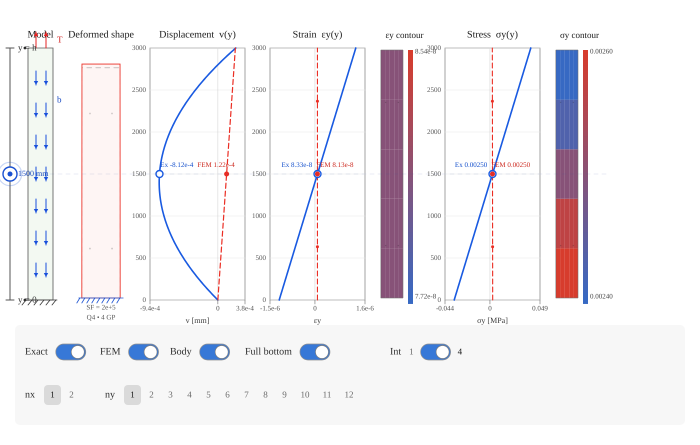
Frame 1 (no input)
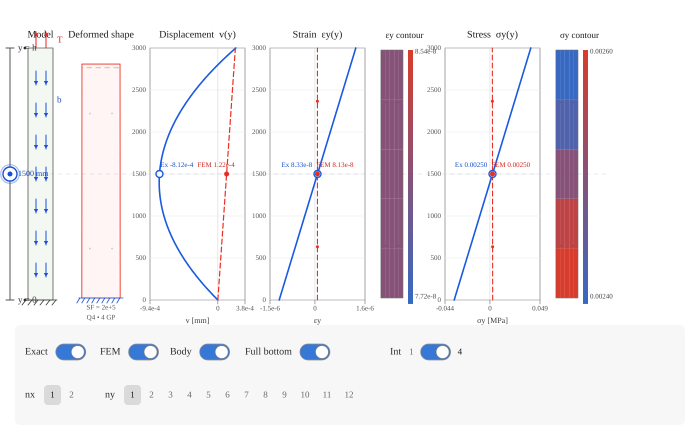
Frame 60 (no input)
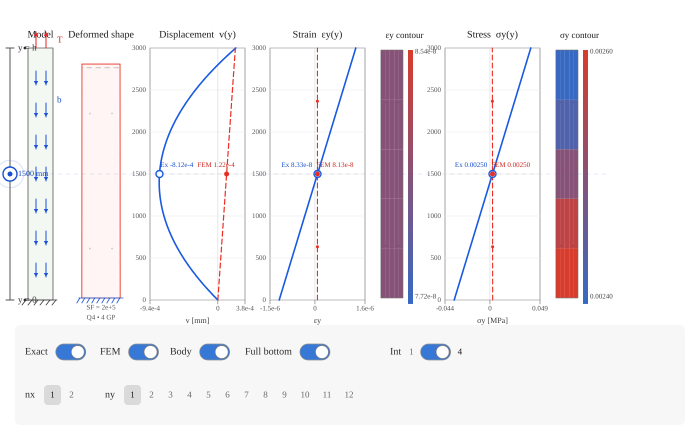
Frame 120 (the mouse pressed at the canvas centre since frame 60)

The p5.js sketch that drew these frames (run headless with seeded random() and noise() and a simulated clock; from frame 60 on, the mouse is pressed at the canvas centre):

// p5.js sketch
// ── sketch.js
// ============================================================
// INTERACTIVE Q4 PLATE — COMPACT 700 px VERSION
//
// Exact 1D comparison + Q4 FEM
// 1 / 4 Gauss-point toggle
// Strain / stress contours
// Pulsating height slider
// ============================================================


// ============================================================
// CANVAS
// ============================================================

const W = 700;
const H = 445;


// ============================================================
// TYPOGRAPHY
// ============================================================

const FS_BASE  = 10;
const FS_SMALL = 9;
const FS_TINY  = 8;
const FS_XTINY = 7;


// ============================================================
// GEOMETRY / MATERIAL / LOAD
// ============================================================

const w = 500;
const h = 3000;
const thickness = 300;

const E = 3e4;
const nu = 0.3;

const Ts = 0.04;
const bodyForceValue = -2.5e-5;


// ============================================================
// DISPLAY STATE
// ============================================================

let showExact = true;
let showFEM = true;
let bodyForceOn = true;

let fullBottomFixed = true;


// ============================================================
// INTEGRATION
//
// 4 = standard 2 x 2 integration
// 1 = one-point reduced integration
// ============================================================

let integrationPoints = 4;


// Small stabilization for the one-point Q4.
// The displayed stress/strain point remains the
// single centre Gauss point.

const hourglassAlpha = 0.03;


// ============================================================
// MESH
// ============================================================

let nx = 1;
let ny = 1;

const nxOptions = [
  1,
  2
];

const nyOptions = [
  1, 2, 3, 4, 5, 6,
  7, 8, 9, 10, 11, 12
];

let femData;


// ============================================================
// HEIGHT SLIDER
// ============================================================

let currentY = 1500;

let sliderDragging = false;


// ============================================================
// COMPACT 700 px LAYOUT
// ============================================================

const graphTop = 48;
const graphBottom = 300;

const sliderX = 10;


// model

const plateX = 28;
const plateW = 25;


// deformed shape

const defTileX = 66;
const defTileW = 70;


// plots

const uPlotX = 150;

const epsPlotX = 270;
const epsContourX = 377;

const sigmaPlotX = 445;
const sigmaContourX = 552;


const plotW = 95;
const contourW = 55;


// ============================================================
// CONTROLS
// ============================================================

const controlsX = 15;
const controlsY = 325;
const controlsW = W - 30;
const controlsH = 100;

let controlHits = [];


// ============================================================
// VISUAL DEFORMATION SCALE
// ============================================================

const deformationScale = 2e5;


// ============================================================
// SETUP
// ============================================================

function setup() {

  createCanvas(
    W,
    H
  );

  pixelDensity(2);

  textFont("Anaheim");

  updateFEM();
}


// ============================================================
// DRAW
// ============================================================

function draw() {

  background(255);


  const exactV =
    displacementExact(
      currentY
    );


  const exactEps =
    strainExact(
      currentY
    );


  const exactSigma =
    stressExact(
      currentY
    );


  const femCurrent =
    getFEMValueAt(
      currentY
    );


  drawLoadingSchematic();

  drawVerticalSlider();

  drawDeformedShape();


  // ----------------------------------------------------------
  // displacement
  // ----------------------------------------------------------

  drawGraph(

    uPlotX,

    "Displacement  v(y)",

    "v [mm]",

    displacementExact,

    getCombinedRange(
      displacementExact,
      "v"
    ),

    exactV,

    femCurrent.v,

    "v"
  );


  // ----------------------------------------------------------
  // strain
  // ----------------------------------------------------------

  drawGraph(

    epsPlotX,

    "Strain  εy(y)",

    "εy",

    strainExact,

    getCombinedRange(
      strainExact,
      "eps"
    ),

    exactEps,

    femCurrent.eps,

    "eps"
  );


  drawGaussContourTile(

    epsContourX,

    "εy contour",

    "eps"
  );


  // ----------------------------------------------------------
  // stress
  // ----------------------------------------------------------

  drawGraph(

    sigmaPlotX,

    "Stress  σy(y)",

    "σy [MPa]",

    stressExact,

    getCombinedRange(
      stressExact,
      "sigma"
    ),

    exactSigma,

    femCurrent.sigma,

    "sigma"
  );


  drawGaussContourTile(

    sigmaContourX,

    "σy contour",

    "sigma"
  );


  drawCurrentHeightGuide();

  drawControls();
}


// ============================================================
// FONT
// ============================================================

function fontSize(s) {

  textFont("Anaheim");

  textSize(s);
}


// ============================================================
// EXACT 1D SOLUTION
// ============================================================

function getBodyForce() {

  return bodyForceOn
    ? bodyForceValue
    : 0;
}


function displacementExact(y) {

  const b =
    getBodyForce();


  return (

    -(b / (2 * E))
    *
    y
    *
    y

    +

    (
      (Ts + b * h)
      /
      E
    )
    *
    y
  );
}


function strainExact(y) {

  const b =
    getBodyForce();


  return (

    -(b / E)
    *
    y

    +

    (Ts + b * h)
    /
    E
  );
}


function stressExact(y) {

  const b =
    getBodyForce();


  return (

    -b
    *
    y

    +

    Ts

    +

    b
    *
    h
  );
}


// ============================================================
// UPDATE FEM
// ============================================================

function updateFEM() {

  femData =
    solveQ4(
      nx,
      ny,
      integrationPoints
    );


  femData.centerline =
    buildCenterlineData(
      femData,
      240
    );
}


// ============================================================
// GENERATE Q4 MESH
// ============================================================

function generateMesh(
  nxRequested,
  nyRequested
) {

  const coords = [];


  // ----------------------------------------------------------
  // nodes
  // ----------------------------------------------------------

  for (
    let j = 0;
    j <= nyRequested;
    j++
  ) {

    for (
      let i = 0;
      i <= nxRequested;
      i++
    ) {

      coords.push([

        w *
        i /
        nxRequested,

        h *
        j /
        nyRequested
      ]);
    }
  }


  // ----------------------------------------------------------
  // connectivity
  //
  //        n4 ------- n3
  //        |           |
  //        |           |
  //        n1 ------- n2
  //
  // Q4 = [n1 n2 n3 n4]
  // ----------------------------------------------------------

  const elements = [];


  for (
    let j = 0;
    j < nyRequested;
    j++
  ) {

    for (
      let i = 0;
      i < nxRequested;
      i++
    ) {

      const n1 =
        j
        *
        (
          nxRequested + 1
        )
        +
        i;


      const n2 =
        n1 + 1;


      const n4 =
        (
          j + 1
        )
        *
        (
          nxRequested + 1
        )
        +
        i;


      const n3 =
        n4 + 1;


      elements.push([
        n1,
        n2,
        n3,
        n4
      ]);
    }
  }


  // ----------------------------------------------------------
  // boundary nodes
  // ----------------------------------------------------------

  const bottomNodes = [];

  const topNodes = [];


  for (
    let n = 0;
    n < coords.length;
    n++
  ) {

    if (
      Math.abs(
        coords[n][1]
      )
      <
      1e-9
    ) {

      bottomNodes.push(n);
    }


    if (
      Math.abs(
        coords[n][1] - h
      )
      <
      1e-9
    ) {

      topNodes.push(n);
    }
  }


  bottomNodes.sort(
    (a, b) =>
      coords[a][0]
      -
      coords[b][0]
  );


  topNodes.sort(
    (a, b) =>
      coords[a][0]
      -
      coords[b][0]
  );


  return {

    coords,

    elements,

    bottomNodes,

    topNodes,

    nx:
      nxRequested,

    ny:
      nyRequested
  };
}


// ============================================================
// INTEGRATION RULE
// ============================================================

function selectedIntegrationRule(
  nInt
) {

  // ----------------------------------------------------------
  // ONE POINT
  //
  // xi = 0
  // eta = 0
  // weight = 4
  // ----------------------------------------------------------

  if (
    nInt === 1
  ) {

    return [

      {
        xi: 0,
        eta: 0,
        weight: 4
      }
    ];
  }


  // ----------------------------------------------------------
  // FOUR POINTS
  // ----------------------------------------------------------

  const g =
    1 /
    Math.sqrt(3);


  return [

    {
      xi: -g,
      eta: -g,
      weight: 1
    },

    {
      xi: g,
      eta: -g,
      weight: 1
    },

    {
      xi: g,
      eta: g,
      weight: 1
    },

    {
      xi: -g,
      eta: g,
      weight: 1
    }
  ];
}


function fullIntegrationRule() {

  const g =
    1 /
    Math.sqrt(3);


  return [

    {
      xi: -g,
      eta: -g,
      weight: 1
    },

    {
      xi: g,
      eta: -g,
      weight: 1
    },

    {
      xi: g,
      eta: g,
      weight: 1
    },

    {
      xi: -g,
      eta: g,
      weight: 1
    }
  ];
}


// ============================================================
// Q4 SOLVER
// ============================================================

function solveQ4(
  nxRequested,
  nyRequested,
  nInt
) {

  const mesh =
    generateMesh(
      nxRequested,
      nyRequested
    );


  const coords =
    mesh.coords;


  const elements =
    mesh.elements;


  const nNodes =
    coords.length;


  const ndof =
    2 *
    nNodes;


  // ----------------------------------------------------------
  // global matrices
  // ----------------------------------------------------------

  const K =
    zerosMatrix(
      ndof,
      ndof
    );


  const Fb =
    new Array(
      ndof
    ).fill(0);


  const Fp =
    new Array(
      ndof
    ).fill(0);


  // ==========================================================
  // PLANE STRESS MATRIX
  // ==========================================================

  const cD =
    E
    /
    (
      1
      -
      nu * nu
    );


  const D = [

    [
      cD,
      cD * nu,
      0
    ],

    [
      cD * nu,
      cD,
      0
    ],

    [
      0,
      0,
      cD * (1 - nu) / 2
    ]
  ];


  const rule =
    selectedIntegrationRule(
      nInt
    );


  const bGlobal = [
    0,
    getBodyForce()
  ];


  // ==========================================================
  // ELEMENT LOOP
  // ==========================================================

  for (
    let e = 0;
    e < elements.length;
    e++
  ) {

    const nodes =
      elements[e];


    const xy =
      nodes.map(
        n =>
          coords[n]
      );


    const ke =
      zerosMatrix(
        8,
        8
      );


    const fbe =
      new Array(
        8
      ).fill(0);


    // --------------------------------------------------------
    // selected numerical integration
    // --------------------------------------------------------

    for (
      const gp
      of rule
    ) {

      const q =
        q4Kinematics(
          xy,
          gp.xi,
          gp.eta
        );


      // stiffness

      const BtDB =
        matMul(

          transpose(
            q.B
          ),

          matMul(
            D,
            q.B
          )
        );


      addScaledMatrix(

        ke,

        BtDB,

        thickness
        *
        q.detJ
        *
        gp.weight
      );


      // body force

      const fbGP =
        matVec(

          transpose(
            q.Nmat
          ),

          bGlobal
        );


      for (
        let a = 0;
        a < 8;
        a++
      ) {

        fbe[a] +=

          thickness
          *
          q.detJ
          *
          gp.weight
          *
          fbGP[a];
      }
    }


    // ========================================================
    // HOURGLASS STABILIZATION
    // ========================================================

    if (
      nInt === 1
    ) {

      const keReduced =
        copyMatrix(
          ke
        );


      const keFull =
        q4ElementStiffnessWithRule(

          xy,

          D,

          fullIntegrationRule()
        );


      for (
        let i = 0;
        i < 8;
        i++
      ) {

        for (
          let j = 0;
          j < 8;
          j++
        ) {

          ke[i][j] =

            keReduced[i][j]

            +

            hourglassAlpha

            *

            (
              keFull[i][j]
              -
              keReduced[i][j]
            );
        }
      }
    }


    // --------------------------------------------------------
    // assembly
    // --------------------------------------------------------

    const edof =
      elementDofsQ4(
        nodes
      );


    assembleMatrix(
      K,
      ke,
      edof
    );


    assembleVector(
      Fb,
      fbe,
      edof
    );
  }


  // ==========================================================
  // TOP SURFACE TRACTION
  // ==========================================================

  for (
    let i = 0;
    i < mesh.topNodes.length - 1;
    i++
  ) {

    const n1 =
      mesh.topNodes[i];


    const n2 =
      mesh.topNodes[i + 1];


    const p1 =
      coords[n1];


    const p2 =
      coords[n2];


    const Le =
      Math.hypot(

        p2[0] - p1[0],

        p2[1] - p1[1]
      );


    const fn =

      Ts
      *
      thickness
      *
      Le
      /
      2;


    assembleVector(

      Fp,

      [
        0,
        fn,
        0,
        fn
      ],

      [
        2 * n1,
        2 * n1 + 1,
        2 * n2,
        2 * n2 + 1
      ]
    );
  }


  // ==========================================================
  // TOTAL LOAD
  // ==========================================================

  const F =
    Fb.map(
      (
        value,
        i
      ) =>
        value
        +
        Fp[i]
    );


  // ==========================================================
  // BOUNDARY CONDITIONS
  // ==========================================================

  const BCy =
    mesh.bottomNodes.slice();


  let BCx;


  if (
    fullBottomFixed
  ) {

    BCx =
      mesh.bottomNodes.slice();
  }


  else {

    let anchor =
      mesh.bottomNodes[0];


    let best =
      Math.abs(
        coords[anchor][0]
        -
        w / 2
      );


    for (
      const n
      of mesh.bottomNodes
    ) {

      const error =
        Math.abs(
          coords[n][0]
          -
          w / 2
        );


      if (
        error < best
      ) {

        best =
          error;


        anchor =
          n;
      }
    }


    BCx = [
      anchor
    ];
  }


  // ----------------------------------------------------------
  // fixed DOFs
  // ----------------------------------------------------------

  const fixed = [];


  for (
    const n
    of BCx
  ) {

    fixed.push(
      2 * n
    );
  }


  for (
    const n
    of BCy
  ) {

    fixed.push(
      2 * n + 1
    );
  }


  const fixedUnique =
    Array.from(
      new Set(
        fixed
      )
    )
    .sort(
      (a, b) =>
        a - b
    );


  const fixedSet =
    new Set(
      fixedUnique
    );


  const free = [];


  for (
    let i = 0;
    i < ndof;
    i++
  ) {

    if (
      !fixedSet.has(i)
    ) {

      free.push(i);
    }
  }


  // ==========================================================
  // REDUCED SYSTEM
  // ==========================================================

  const KR =
    zerosMatrix(
      free.length,
      free.length
    );


  const FR =
    new Array(
      free.length
    ).fill(0);


  for (
    let i = 0;
    i < free.length;
    i++
  ) {

    FR[i] =
      F[
        free[i]
      ];


    for (
      let j = 0;
      j < free.length;
      j++
    ) {

      KR[i][j] =
        K[
          free[i]
        ][
          free[j]
        ];
    }
  }


  // ==========================================================
  // SOLVE
  // ==========================================================

  const dFree =
    solveLinearSystem(
      KR,
      FR
    );


  const d =
    new Array(
      ndof
    ).fill(0);


  for (
    let i = 0;
    i < free.length;
    i++
  ) {

    d[
      free[i]
    ] =
      dFree[i];
  }


  // ==========================================================
  // REACTIONS
  // ==========================================================

  const R =
    matVec(
      K,
      d
    )
    .map(
      (
        value,
        i
      ) =>
        value
        -
        F[i]
    );


  // ==========================================================
  // GAUSS-POINT RESULTS
  // ==========================================================

  const gaussResults = [];


  for (
    let e = 0;
    e < elements.length;
    e++
  ) {

    const nodes =
      elements[e];


    const xy =
      nodes.map(
        n =>
          coords[n]
      );


    const edof =
      elementDofsQ4(
        nodes
      );


    const de =
      edof.map(
        k =>
          d[k]
      );


    const points = [];


    for (
      const gp
      of rule
    ) {

      const q =
        q4Kinematics(
          xy,
          gp.xi,
          gp.eta
        );


      const strain =
        matVec(
          q.B,
          de
        );


      const stress =
        matVec(
          D,
          strain
        );


      const pos =
        naturalPointQ4(
          xy,
          gp.xi,
          gp.eta
        );


      points.push({

        xi:
          gp.xi,

        eta:
          gp.eta,

        x:
          pos[0],

        y:
          pos[1],

        eps:
          strain[1],

        sigma:
          stress[1]
      });
    }


    gaussResults.push(
      points
    );
  }


  return {

    ...mesh,

    nNodes,

    ndof,

    D,

    K,

    Fb,

    Fp,

    F,

    d,

    R,

    BCx,

    BCy,

    fixed:
      fixedUnique,

    free,

    integrationPoints:
      nInt,

    gaussResults
  };
}


// ============================================================
// ELEMENT STIFFNESS FOR SPECIFIED RULE
// ============================================================

function q4ElementStiffnessWithRule(
  xy,
  D,
  rule
) {

  const ke =
    zerosMatrix(
      8,
      8
    );


  for (
    const gp
    of rule
  ) {

    const q =
      q4Kinematics(
        xy,
        gp.xi,
        gp.eta
      );


    const BtDB =
      matMul(

        transpose(
          q.B
        ),

        matMul(
          D,
          q.B
        )
      );


    addScaledMatrix(

      ke,

      BtDB,

      thickness
      *
      q.detJ
      *
      gp.weight
    );
  }


  return ke;
}


// ============================================================
// Q4 KINEMATICS
// ============================================================

function q4Kinematics(
  xy,
  xi,
  eta
) {

  // ----------------------------------------------------------
  // shape functions
  // ----------------------------------------------------------

  const N = [

    0.25
    *
    (1 - xi)
    *
    (1 - eta),

    0.25
    *
    (1 + xi)
    *
    (1 - eta),

    0.25
    *
    (1 + xi)
    *
    (1 + eta),

    0.25
    *
    (1 - xi)
    *
    (1 + eta)
  ];


  // ----------------------------------------------------------
  // dN / dxi
  // ----------------------------------------------------------

  const dNdxi = [

    -0.25
    *
    (1 - eta),

    0.25
    *
    (1 - eta),

    0.25
    *
    (1 + eta),

    -0.25
    *
    (1 + eta)
  ];


  // ----------------------------------------------------------
  // dN / deta
  // ----------------------------------------------------------

  const dNdeta = [

    -0.25
    *
    (1 - xi),

    -0.25
    *
    (1 + xi),

    0.25
    *
    (1 + xi),

    0.25
    *
    (1 - xi)
  ];


  // ----------------------------------------------------------
  // Jacobian
  // ----------------------------------------------------------

  let dx_dxi = 0;

  let dy_dxi = 0;

  let dx_deta = 0;

  let dy_deta = 0;


  for (
    let i = 0;
    i < 4;
    i++
  ) {

    dx_dxi +=
      dNdxi[i]
      *
      xy[i][0];


    dy_dxi +=
      dNdxi[i]
      *
      xy[i][1];


    dx_deta +=
      dNdeta[i]
      *
      xy[i][0];


    dy_deta +=
      dNdeta[i]
      *
      xy[i][1];
  }


  const J = [

    [
      dx_dxi,
      dy_dxi
    ],

    [
      dx_deta,
      dy_deta
    ]
  ];


  const detJ =

    J[0][0]
    *
    J[1][1]

    -

    J[0][1]
    *
    J[1][0];


  if (
    detJ <= 0
  ) {

    throw new Error(
      "Q4 element has non-positive Jacobian."
    );
  }


  // ----------------------------------------------------------
  // inverse Jacobian
  // ----------------------------------------------------------

  const invJ = [

    [
      J[1][1] / detJ,
      -J[0][1] / detJ
    ],

    [
      -J[1][0] / detJ,
      J[0][0] / detJ
    ]
  ];


  // ----------------------------------------------------------
  // derivatives wrt x,y
  // ----------------------------------------------------------

  const dNdx =
    new Array(4);


  const dNdy =
    new Array(4);


  for (
    let i = 0;
    i < 4;
    i++
  ) {

    dNdx[i] =

      invJ[0][0]
      *
      dNdxi[i]

      +

      invJ[0][1]
      *
      dNdeta[i];


    dNdy[i] =

      invJ[1][0]
      *
      dNdxi[i]

      +

      invJ[1][1]
      *
      dNdeta[i];
  }


  // ----------------------------------------------------------
  // B and N matrices
  // ----------------------------------------------------------

  const B =
    zerosMatrix(
      3,
      8
    );


  const Nmat =
    zerosMatrix(
      2,
      8
    );


  for (
    let i = 0;
    i < 4;
    i++
  ) {

    B[0][
      2 * i
    ] =
      dNdx[i];


    B[1][
      2 * i + 1
    ] =
      dNdy[i];


    B[2][
      2 * i
    ] =
      dNdy[i];


    B[2][
      2 * i + 1
    ] =
      dNdx[i];


    Nmat[0][
      2 * i
    ] =
      N[i];


    Nmat[1][
      2 * i + 1
    ] =
      N[i];
  }


  return {

    N,

    Nmat,

    B,

    J,

    detJ,

    dNdx,

    dNdy
  };
}


// ============================================================
// NATURAL -> GLOBAL COORDINATE
// ============================================================

function naturalPointQ4(
  xy,
  xi,
  eta
) {

  const q =
    q4Kinematics(
      xy,
      xi,
      eta
    );


  let x = 0;

  let y = 0;


  for (
    let a = 0;
    a < 4;
    a++
  ) {

    x +=
      q.N[a]
      *
      xy[a][0];


    y +=
      q.N[a]
      *
      xy[a][1];
  }


  return [
    x,
    y
  ];
}


// ============================================================
// ELEMENT DOFs
// ============================================================

function elementDofsQ4(
  nodes
) {

  return [

    2 * nodes[0],
    2 * nodes[0] + 1,

    2 * nodes[1],
    2 * nodes[1] + 1,

    2 * nodes[2],
    2 * nodes[2] + 1,

    2 * nodes[3],
    2 * nodes[3] + 1
  ];
}


// ============================================================
// MATRIX FUNCTIONS
// ============================================================

function zerosMatrix(
  rows,
  cols
) {

  return Array.from(

    {
      length:
        rows
    },

    () =>
      new Array(
        cols
      ).fill(0)
  );
}


function copyMatrix(A) {

  return A.map(
    row =>
      row.slice()
  );
}


function transpose(A) {

  const T =
    zerosMatrix(
      A[0].length,
      A.length
    );


  for (
    let i = 0;
    i < A.length;
    i++
  ) {

    for (
      let j = 0;
      j < A[0].length;
      j++
    ) {

      T[j][i] =
        A[i][j];
    }
  }


  return T;
}


function matMul(
  A,
  B
) {

  const C =
    zerosMatrix(
      A.length,
      B[0].length
    );


  for (
    let i = 0;
    i < A.length;
    i++
  ) {

    for (
      let k = 0;
      k < A[0].length;
      k++
    ) {

      const aik =
        A[i][k];


      if (
        aik === 0
      ) {

        continue;
      }


      for (
        let j = 0;
        j < B[0].length;
        j++
      ) {

        C[i][j] +=
          aik
          *
          B[k][j];
      }
    }
  }


  return C;
}


function matVec(
  A,
  x
) {

  const y =
    new Array(
      A.length
    ).fill(0);


  for (
    let i = 0;
    i < A.length;
    i++
  ) {

    let sum = 0;


    for (
      let j = 0;
      j < A[i].length;
      j++
    ) {

      sum +=
        A[i][j]
        *
        x[j];
    }


    y[i] =
      sum;
  }


  return y;
}


// NOTE:
// parameter is called multiplier rather than "scale"
// because scale() is a p5.js function.

function addScaledMatrix(
  A,
  B,
  multiplier
) {

  for (
    let i = 0;
    i < A.length;
    i++
  ) {

    for (
      let j = 0;
      j < A[0].length;
      j++
    ) {

      A[i][j] +=
        multiplier
        *
        B[i][j];
    }
  }
}


function assembleMatrix(
  K,
  ke,
  dof
) {

  for (
    let i = 0;
    i < dof.length;
    i++
  ) {

    for (
      let j = 0;
      j < dof.length;
      j++
    ) {

      K[
        dof[i]
      ][
        dof[j]
      ] +=
        ke[i][j];
    }
  }
}


function assembleVector(
  F,
  fe,
  dof
) {

  for (
    let i = 0;
    i < dof.length;
    i++
  ) {

    F[
      dof[i]
    ] +=
      fe[i];
  }
}


// ============================================================
// LINEAR SOLVER
// ============================================================

function solveLinearSystem(
  matrix,
  vector
) {

  const n =
    vector.length;


  if (
    n === 0
  ) {

    return [];
  }


  const A =
    matrix.map(
      row =>
        row.slice()
    );


  const b =
    vector.slice();


  // ----------------------------------------------------------
  // Gaussian elimination with pivoting
  // ----------------------------------------------------------

  for (
    let k = 0;
    k < n;
    k++
  ) {

    let pivot =
      k;


    for (
      let i = k + 1;
      i < n;
      i++
    ) {

      if (

        Math.abs(
          A[i][k]
        )

        >

        Math.abs(
          A[pivot][k]
        )

      ) {

        pivot =
          i;
      }
    }


    if (
      Math.abs(
        A[pivot][k]
      )
      <
      1e-12
    ) {

      throw new Error(
        "Singular stiffness matrix. Check BCs / integration."
      );
    }


    if (
      pivot !== k
    ) {

      [
        A[k],
        A[pivot]
      ]
      =
      [
        A[pivot],
        A[k]
      ];


      [
        b[k],
        b[pivot]
      ]
      =
      [
        b[pivot],
        b[k]
      ];
    }


    for (
      let i = k + 1;
      i < n;
      i++
    ) {

      const factor =
        A[i][k]
        /
        A[k][k];


      for (
        let j = k;
        j < n;
        j++
      ) {

        A[i][j] -=
          factor
          *
          A[k][j];
      }


      b[i] -=
        factor
        *
        b[k];
    }
  }


  // ----------------------------------------------------------
  // back substitution
  // ----------------------------------------------------------

  const x =
    new Array(
      n
    ).fill(0);


  for (
    let i = n - 1;
    i >= 0;
    i--
  ) {

    let sum =
      b[i];


    for (
      let j = i + 1;
      j < n;
      j++
    ) {

      sum -=
        A[i][j]
        *
        x[j];
    }


    x[i] =
      sum
      /
      A[i][i];
  }


  return x;
}


// ============================================================
// CENTRELINE DATA
// ============================================================

function buildCenterlineData(
  fem,
  nSamples
) {

  const ys = [];

  const v = [];

  const eps = [];

  const sigma = [];

  const eid = [];


  for (
    let i = 0;
    i <= nSamples;
    i++
  ) {

    const y =
      h
      *
      i
      /
      nSamples;


    const q =
      getFEMValueAtModel(
        fem,
        y
      );


    ys.push(y);

    v.push(
      q.v
    );

    eps.push(
      q.eps
    );

    sigma.push(
      q.sigma
    );

    eid.push(
      q.eid
    );
  }


  return {

    ys,

    v,

    eps,

    sigma,

    eid
  };
}


// ============================================================
// FEM VALUE AT HEIGHT
// ============================================================

function getFEMValueAt(y) {

  return getFEMValueAtModel(
    femData,
    y
  );
}


// ============================================================
// FEM VALUE AT HEIGHT
//
// displacement:
//     N d
//
// strain / stress:
//     recovered from selected Gauss points
// ============================================================

function getFEMValueAtModel(
  fem,
  y
) {

  // Slight right offset when nx = 2

  let x =
    w / 2
    +
    1e-8
    *
    w;


  x =
    constrain(
      x,
      1e-9,
      w - 1e-9
    );


  const yy =
    constrain(
      y,
      1e-9 * h,
      h - 1e-9 * h
    );


  const dx =
    w
    /
    fem.nx;


  const dy =
    h
    /
    fem.ny;


  let i =
    Math.floor(
      x / dx
    );


  let j =
    Math.floor(
      yy / dy
    );


  i =
    constrain(
      i,
      0,
      fem.nx - 1
    );


  j =
    constrain(
      j,
      0,
      fem.ny - 1
    );


  const eid =
    j
    *
    fem.nx
    +
    i;


  const nodes =
    fem.elements[
      eid
    ];


  const xy =
    nodes.map(
      n =>
        fem.coords[n]
    );


  const xLeft =
    i
    *
    dx;


  const yBottom =
    j
    *
    dy;


  const xi =

    2
    *
    (
      x - xLeft
    )
    /
    dx

    -

    1;


  const eta =

    2
    *
    (
      yy - yBottom
    )
    /
    dy

    -

    1;


  const edof =
    elementDofsQ4(
      nodes
    );


  const de =
    edof.map(
      k =>
        fem.d[k]
    );


  // ----------------------------------------------------------
  // displacement
  // ----------------------------------------------------------

  const q =
    q4Kinematics(
      xy,
      xi,
      eta
    );


  const displacement =
    matVec(
      q.Nmat,
      de
    );


  // ----------------------------------------------------------
  // stress / strain recovered from active Gauss data
  // ----------------------------------------------------------

  const eps =
    recoverGaussField(
      fem,
      eid,
      xi,
      eta,
      "eps"
    );


  const sigma =
    recoverGaussField(
      fem,
      eid,
      xi,
      eta,
      "sigma"
    );


  return {

    u:
      displacement[0],

    v:
      displacement[1],

    eps,

    sigma,

    eid,

    xi,

    eta
  };
}


// ============================================================
// RECOVER FIELD FROM ACTIVE GAUSS POINTS
// ============================================================

function recoverGaussField(
  fem,
  eid,
  xi,
  eta,
  field
) {

  const gpData =
    fem.gaussResults[
      eid
    ];


  // ----------------------------------------------------------
  // ONE-POINT
  //
  // one value per element
  // ----------------------------------------------------------

  if (
    fem.integrationPoints === 1
  ) {

    return field === "eps"

      ? gpData[0].eps

      : gpData[0].sigma;
  }


  // ----------------------------------------------------------
  // FOUR-POINT RECOVERY
  // ----------------------------------------------------------

  const g =
    1 /
    Math.sqrt(3);


  const Lxm =
    (
      g - xi
    )
    /
    (
      2 * g
    );


  const Lxp =
    (
      g + xi
    )
    /
    (
      2 * g
    );


  const Lem =
    (
      g - eta
    )
    /
    (
      2 * g
    );


  const Lep =
    (
      g + eta
    )
    /
    (
      2 * g
    );


  const v1 =
    field === "eps"
      ? gpData[0].eps
      : gpData[0].sigma;


  const v2 =
    field === "eps"
      ? gpData[1].eps
      : gpData[1].sigma;


  const v3 =
    field === "eps"
      ? gpData[2].eps
      : gpData[2].sigma;


  const v4 =
    field === "eps"
      ? gpData[3].eps
      : gpData[3].sigma;


  return (

    v1
    *
    Lxm
    *
    Lem

    +

    v2
    *
    Lxp
    *
    Lem

    +

    v3
    *
    Lxp
    *
    Lep

    +

    v4
    *
    Lxm
    *
    Lep
  );
}


// ============================================================
// MODEL TILE
// ============================================================

function drawLoadingSchematic() {

  const top =
    graphTop;


  const bottom =
    graphBottom;


  const plateH =
    bottom
    -
    top;


  // title

  noStroke();

  fill(30);

  fontSize(
    FS_BASE
  );


  textAlign(
    CENTER,
    BOTTOM
  );


  text(
    "Model",
    plateX + plateW / 2,
    graphTop - 8
  );


  // ----------------------------------------------------------
  // plate
  // ----------------------------------------------------------

  fill(
    243,
    249,
    242
  );


  stroke(85);

  strokeWeight(
    0.8
  );


  rect(
    plateX,
    top,
    plateW,
    plateH
  );


  // ----------------------------------------------------------
  // mesh
  // ----------------------------------------------------------

  if (
    showFEM
  ) {

    for (
      let j = 0;
      j <= ny;
      j++
    ) {

      const yy =
        map(
          j,
          0,
          ny,
          bottom,
          top
        );


      stroke(
        160,
        160,
        160,
        95
      );


      strokeWeight(
        0.5
      );


      line(
        plateX,
        yy,
        plateX + plateW,
        yy
      );
    }


    for (
      let i = 1;
      i < nx;
      i++
    ) {

      const xx =
        plateX
        +
        plateW
        *
        i
        /
        nx;


      line(
        xx,
        top,
        xx,
        bottom
      );
    }


    noStroke();

    fill(40);


    for (
      let j = 0;
      j <= ny;
      j++
    ) {

      const yy =
        map(
          j,
          0,
          ny,
          bottom,
          top
        );


      circle(
        plateX - 3,
        yy,
        ny >= 10
          ? 2
          : 2.8
      );
    }
  }


  // ----------------------------------------------------------
  // body force
  // ----------------------------------------------------------

  if (
    bodyForceOn
  ) {

    for (
      let row = 0;
      row < 7;
      row++
    ) {

      const yy =
        top
        +
        30
        +
        row
        *
        (
          plateH - 60
        )
        /
        6;


      drawArrow(

        plateX + 8,
        yy - 7,

        plateX + 8,
        yy + 7,

        color(
          25,
          80,
          220
        )
      );


      drawArrow(

        plateX + 18,
        yy - 7,

        plateX + 18,
        yy + 7,

        color(
          25,
          80,
          220
        )
      );
    }


    noStroke();

    fill(
      25,
      75,
      195
    );


    fontSize(
      FS_SMALL
    );


    textAlign(
      LEFT,
      CENTER
    );


    text(
      "b",
      plateX + plateW + 4,
      top + 52
    );
  }


  // ----------------------------------------------------------
  // top traction
  // ----------------------------------------------------------

  for (
    let i = 0;
    i < 2;
    i++
  ) {

    drawArrow(

      plateX + 8 + i * 10,
      top,

      plateX + 8 + i * 10,
      top - 16,

      color(
        230,
        35,
        35
      )
    );
  }


  noStroke();

  fill(
    210,
    30,
    30
  );


  fontSize(
    FS_SMALL
  );


  textAlign(
    LEFT,
    CENTER
  );


  text(
    "T",
    plateX + plateW + 4,
    top - 8
  );


  drawSchematicSupports(
    plateX,
    bottom,
    plateW
  );
}


// ============================================================
// SCHEMATIC SUPPORTS
// ============================================================

function drawSchematicSupports(
  x0,
  y0,
  widthPx
) {

  if (
    fullBottomFixed
  ) {

    stroke(55);

    strokeWeight(
      0.8
    );


    line(
      x0 - 4,
      y0,
      x0 + widthPx + 4,
      y0
    );


    for (
      let x = -2;
      x <= widthPx + 5;
      x += 6
    ) {

      line(
        x0 + x,
        y0,
        x0 + x - 4,
        y0 + 5
      );
    }
  }


  else {

    for (
      const n
      of femData.bottomNodes
    ) {

      const xx =
        map(

          femData.coords[n][0],

          0,
          w,

          x0,
          x0 + widthPx
        );


      noFill();

      stroke(
        30,
        85,
        210
      );


      strokeWeight(
        0.7
      );


      triangle(

        xx,
        y0,

        xx - 3,
        y0 + 5,

        xx + 3,
        y0 + 5
      );
    }


    const n =
      femData.BCx[0];


    const xx =
      map(

        femData.coords[n][0],

        0,
        w,

        x0,
        x0 + widthPx
      );


    noFill();

    stroke(
      30,
      85,
      210
    );


    strokeWeight(
      1
    );


    rectMode(
      CENTER
    );


    rect(
      xx,
      y0 + 1,
      5,
      5
    );


    rectMode(
      CORNER
    );
  }
}


// ============================================================
// DEFORMED SHAPE
// ============================================================

function drawDeformedShape() {

  const left =
    defTileX;


  const right =
    defTileX
    +
    defTileW;


  noStroke();

  fill(30);

  fontSize(
    FS_BASE
  );


  textAlign(
    CENTER,
    BOTTOM
  );


  text(
    "Deformed shape",
    (left + right) / 2,
    graphTop - 8
  );


  // Do not call this "scale".
  // scale() is a p5.js function.

  const meshScale =

    (
      graphBottom
      -
      graphTop
      -
      8
    )

    /

    (
      1.06
      *
      h
    );


  const xc =
    left
    +
    defTileW / 2;


  const yBottom =
    graphBottom - 2;


  function point(
    x,
    y
  ) {

    return [

      xc
      +
      (
        x - w / 2
      )
      *
      meshScale,

      yBottom
      -
      y
      *
      meshScale
    ];
  }


  function deformedPoint(n) {

    return point(

      femData.coords[n][0]
      +
      deformationScale
      *
      femData.d[
        2 * n
      ],

      femData.coords[n][1]
      +
      deformationScale
      *
      femData.d[
        2 * n + 1
      ]
    );
  }


  // ----------------------------------------------------------
  // undeformed mesh
  // ----------------------------------------------------------

  noFill();

  stroke(
    105,
    105,
    105,
    150
  );


  strokeWeight(
    0.55
  );


  drawingContext.setLineDash(
    [
      5,
      4
    ]
  );


  for (
    const element
    of femData.elements
  ) {

    const p =
      element.map(
        n =>
          point(
            ...femData.coords[n]
          )
      );


    beginShape();


    for (
      const q
      of p
    ) {

      vertex(
        q[0],
        q[1]
      );
    }


    endShape(
      CLOSE
    );
  }


  drawingContext.setLineDash(
    []
  );


  // ----------------------------------------------------------
  // deformed mesh
  // ----------------------------------------------------------

  if (
    showFEM
  ) {

    fill(
      235,
      45,
      35,
      12
    );


    stroke(
      235,
      45,
      35
    );


    strokeWeight(
      0.85
    );


    for (
      const element
      of femData.elements
    ) {

      const p =
        element.map(
          n =>
            deformedPoint(n)
        );


      beginShape();


      for (
        const q
        of p
      ) {

        vertex(
          q[0],
          q[1]
        );
      }


      endShape(
        CLOSE
      );
    }


    drawDeformedIntegrationPoints(
      point
    );
  }


  drawDeformedSupports(
    point
  );


  noStroke();

  fill(85);

  fontSize(
    FS_XTINY
  );


  textAlign(
    CENTER,
    TOP
  );


  text(
    `SF = ${deformationScale.toExponential(0)}`,
    (left + right) / 2,
    graphBottom + 4
  );


  text(

    integrationPoints === 4

      ? "Q4 • 4 GP"

      : "Q4 • 1 GP + HG",

    (left + right) / 2,
    graphBottom + 14
  );
}


// ============================================================
// DEFORMED INTEGRATION POINTS
// ============================================================

function drawDeformedIntegrationPoints(
  point
) {

  const rule =
    selectedIntegrationRule(
      integrationPoints
    );


  push();


  noStroke();


  fill(
    55,
    55,
    55,
    60
  );


  for (
    let e = 0;
    e < femData.elements.length;
    e++
  ) {

    const nodes =
      femData.elements[e];


    const xy =
      nodes.map(
        n =>
          femData.coords[n]
      );


    const edof =
      elementDofsQ4(
        nodes
      );


    const de =
      edof.map(
        k =>
          femData.d[k]
      );


    for (
      const gp
      of rule
    ) {

      const q =
        q4Kinematics(
          xy,
          gp.xi,
          gp.eta
        );


      let xd = 0;

      let yd = 0;


      for (
        let a = 0;
        a < 4;
        a++
      ) {

        const xa =
          xy[a][0]
          +
          deformationScale
          *
          de[
            2 * a
          ];


        const ya =
          xy[a][1]
          +
          deformationScale
          *
          de[
            2 * a + 1
          ];


        xd +=
          q.N[a]
          *
          xa;


        yd +=
          q.N[a]
          *
          ya;
      }


      const p =
        point(
          xd,
          yd
        );


      circle(
        p[0],
        p[1],

        integrationPoints === 1
          ? 2.6
          : 1.8
      );
    }
  }


  pop();
}


// ============================================================
// DEFORMED SUPPORTS
// ============================================================

function drawDeformedSupports(
  point
) {

  if (
    fullBottomFixed
  ) {

    const a =
      point(
        0,
        0
      );


    const b =
      point(
        w,
        0
      );


    stroke(
      30,
      85,
      210
    );


    strokeWeight(
      0.8
    );


    line(
      a[0] - 3,
      a[1],
      b[0] + 3,
      b[1]
    );


    for (
      let xx = a[0] - 2;
      xx <= b[0] + 3;
      xx += 5
    ) {

      line(
        xx,
        a[1],
        xx - 3,
        a[1] + 5
      );
    }
  }


  else {

    for (
      const n
      of femData.BCy
    ) {

      const q =
        point(
          femData.coords[n][0],
          0
        );


      noFill();

      stroke(
        30,
        85,
        210
      );


      strokeWeight(
        0.7
      );


      triangle(

        q[0],
        q[1],

        q[0] - 3,
        q[1] + 5,

        q[0] + 3,
        q[1] + 5
      );
    }


    const n =
      femData.BCx[0];


    const q =
      point(
        femData.coords[n][0],
        0
      );


    noFill();

    stroke(
      30,
      85,
      210
    );


    strokeWeight(
      1
    );


    rectMode(
      CENTER
    );


    rect(
      q[0],
      q[1] + 1,
      5,
      5
    );


    rectMode(
      CORNER
    );
  }
}


// ============================================================
// STRAIN / STRESS CONTOUR
// ============================================================

function drawGaussContourTile(
  x0,
  title,
  field
) {

  const bodyLeft =
    x0 + 4;


  const bodyRight =
    x0 + 26;


  const bodyTop =
    graphTop + 2;


  const bodyBottom =
    graphBottom - 2;


  noStroke();

  fill(30);

  fontSize(
    FS_SMALL
  );


  textAlign(
    CENTER,
    BOTTOM
  );


  text(
    title,
    x0 + contourW / 2,
    graphTop - 8
  );


  function toScreen(
    x,
    y
  ) {

    return [

      map(
        x,
        0,
        w,
        bodyLeft,
        bodyRight
      ),

      map(
        y,
        0,
        h,
        bodyBottom,
        bodyTop
      )
    ];
  }


  // ----------------------------------------------------------
  // FEM off
  // ----------------------------------------------------------

  if (
    !showFEM
  ) {

    noFill();

    stroke(210);

    strokeWeight(
      0.5
    );


    rect(
      bodyLeft,
      bodyTop,
      bodyRight - bodyLeft,
      bodyBottom - bodyTop
    );


    noStroke();

    fill(150);

    fontSize(
      FS_XTINY
    );


    textAlign(
      CENTER,
      CENTER
    );


    text(
      "FEM off",
      x0 + contourW / 2,
      (bodyTop + bodyBottom) / 2
    );


    return;
  }


  // ----------------------------------------------------------
  // contour range
  // ----------------------------------------------------------

  const range =
    gaussFieldRange(
      field
    );


  const minV =
    range.min;


  const maxV =
    range.max;


  const nSub =
    5;


  // ----------------------------------------------------------
  // element contour
  // ----------------------------------------------------------

  noStroke();


  for (
    let e = 0;
    e < femData.elements.length;
    e++
  ) {

    const nodes =
      femData.elements[e];


    const xy =
      nodes.map(
        n =>
          femData.coords[n]
      );


    const gpData =
      femData.gaussResults[e];


    for (
      let a = 0;
      a < nSub;
      a++
    ) {

      const xi1 =
        -1
        +
        2
        *
        a
        /
        nSub;


      const xi2 =
        -1
        +
        2
        *
        (
          a + 1
        )
        /
        nSub;


      for (
        let b = 0;
        b < nSub;
        b++
      ) {

        const eta1 =
          -1
          +
          2
          *
          b
          /
          nSub;


        const eta2 =
          -1
          +
          2
          *
          (
            b + 1
          )
          /
          nSub;


        const xic =
          0.5
          *
          (
            xi1 + xi2
          );


        const etac =
          0.5
          *
          (
            eta1 + eta2
          );


        const val =
          interpolateSelectedGaussField(

            gpData,

            xic,

            etac,

            field
          );


        const p1 =
          toScreen(
            ...naturalPointQ4(
              xy,
              xi1,
              eta1
            )
          );


        const p2 =
          toScreen(
            ...naturalPointQ4(
              xy,
              xi2,
              eta1
            )
          );


        const p3 =
          toScreen(
            ...naturalPointQ4(
              xy,
              xi2,
              eta2
            )
          );


        const p4 =
          toScreen(
            ...naturalPointQ4(
              xy,
              xi1,
              eta2
            )
          );


        fill(
          fieldColour(
            val,
            minV,
            maxV
          )
        );


        quad(

          p1[0],
          p1[1],

          p2[0],
          p2[1],

          p3[0],
          p3[1],

          p4[0],
          p4[1]
        );
      }
    }
  }


  // ----------------------------------------------------------
  // element outlines
  // ----------------------------------------------------------

  noFill();

  stroke(
    70,
    70,
    70,
    80
  );


  strokeWeight(
    0.4
  );


  for (
    const element
    of femData.elements
  ) {

    beginShape();


    for (
      const n
      of element
    ) {

      const p =
        toScreen(
          femData.coords[n][0],
          femData.coords[n][1]
        );


      vertex(
        p[0],
        p[1]
      );
    }


    endShape(
      CLOSE
    );
  }


  // ----------------------------------------------------------
  // integration points
  // ----------------------------------------------------------

  noStroke();

  fill(
    20,
    20,
    20,
    55
  );


  for (
    const elemGP
    of femData.gaussResults
  ) {

    for (
      const gp
      of elemGP
    ) {

      const p =
        toScreen(
          gp.x,
          gp.y
        );


      circle(

        p[0],
        p[1],

        integrationPoints === 1
          ? 2
          : 1.4
      );
    }
  }


  // ----------------------------------------------------------
  // colour bar
  // ----------------------------------------------------------

  const cbX =
    x0 + 31;


  const cbY =
    bodyTop;


  const cbW =
    5;


  const cbH =
    bodyBottom
    -
    bodyTop;


  const nBar =
    50;


  noStroke();


  for (
    let k = 0;
    k < nBar;
    k++
  ) {

    const t =
      k
      /
      (
        nBar - 1
      );


    const val =
      maxV
      -
      t
      *
      (
        maxV - minV
      );


    fill(
      fieldColour(
        val,
        minV,
        maxV
      )
    );


    rect(
      cbX,
      cbY + t * cbH,
      cbW,
      cbH / nBar + 1
    );
  }


  fill(70);

  fontSize(
    FS_XTINY
  );


  textAlign(
    LEFT,
    TOP
  );


  text(
    formatFieldValue(
      maxV
    ),
    cbX + 7,
    cbY - 2
  );


  textAlign(
    LEFT,
    BOTTOM
  );


  text(
    formatFieldValue(
      minV
    ),
    cbX + 7,
    cbY + cbH + 2
  );


  noFill();

  stroke(120);

  strokeWeight(
    0.5
  );


  rect(
    bodyLeft,
    bodyTop,
    bodyRight - bodyLeft,
    bodyBottom - bodyTop
  );
}


// ============================================================
// INTERPOLATE ACTIVE GAUSS FIELD
// ============================================================

function interpolateSelectedGaussField(
  gpData,
  xi,
  eta,
  field
) {

  // ----------------------------------------------------------
  // one-point
  // ----------------------------------------------------------

  if (
    integrationPoints === 1
  ) {

    return field === "eps"

      ? gpData[0].eps

      : gpData[0].sigma;
  }


  // ----------------------------------------------------------
  // four-point
  // ----------------------------------------------------------

  const g =
    1
    /
    Math.sqrt(3);


  const Lxm =
    (
      g - xi
    )
    /
    (
      2 * g
    );


  const Lxp =
    (
      g + xi
    )
    /
    (
      2 * g
    );


  const Lem =
    (
      g - eta
    )
    /
    (
      2 * g
    );


  const Lep =
    (
      g + eta
    )
    /
    (
      2 * g
    );


  const v1 =
    field === "eps"
      ? gpData[0].eps
      : gpData[0].sigma;


  const v2 =
    field === "eps"
      ? gpData[1].eps
      : gpData[1].sigma;


  const v3 =
    field === "eps"
      ? gpData[2].eps
      : gpData[2].sigma;


  const v4 =
    field === "eps"
      ? gpData[3].eps
      : gpData[3].sigma;


  return (

    v1
    *
    Lxm
    *
    Lem

    +

    v2
    *
    Lxp
    *
    Lem

    +

    v3
    *
    Lxp
    *
    Lep

    +

    v4
    *
    Lxm
    *
    Lep
  );
}


// ============================================================
// CONTOUR RANGE
// ============================================================

function gaussFieldRange(
  field
) {

  let minV =
    Infinity;


  let maxV =
    -Infinity;


  for (
    const elemGP
    of femData.gaussResults
  ) {

    for (
      const p
      of elemGP
    ) {

      const value =
        field === "eps"

          ? p.eps

          : p.sigma;


      minV =
        Math.min(
          minV,
          value
        );


      maxV =
        Math.max(
          maxV,
          value
        );
    }
  }


  if (
    Math.abs(
      maxV - minV
    )
    <
    1e-14
  ) {

    const ref =
      Math.max(
        Math.abs(
          maxV
        ),
        1e-8
      );


    minV -=
      0.05 * ref;


    maxV +=
      0.05 * ref;
  }


  return {

    min:
      minV,

    max:
      maxV
  };
}


// ============================================================
// CONTOUR COLOUR
// ============================================================

function fieldColour(
  value,
  minV,
  maxV
) {

  if (
    maxV <= minV
  ) {

    return color(
      245
    );
  }


  // ----------------------------------------------------------
  // blue -> white -> red when range crosses zero
  // ----------------------------------------------------------

  if (
    minV < 0
    &&
    maxV > 0
  ) {

    if (
      value <= 0
    ) {

      const t =
        constrain(

          (
            value - minV
          )
          /
          (
            0 - minV
          ),

          0,
          1
        );


      return lerpColor(

        color(
          45,
          95,
          190
        ),

        color(
          250,
          250,
          250
        ),

        t
      );
    }


    const t =
      constrain(
        value / maxV,
        0,
        1
      );


    return lerpColor(

      color(
        250,
        250,
        250
      ),

      color(
        205,
        55,
        45
      ),

      t
    );
  }


  const t =
    constrain(

      (
        value - minV
      )
      /
      (
        maxV - minV
      ),

      0,
      1
    );


  return lerpColor(

    color(
      55,
      105,
      195
    ),

    color(
      215,
      60,
      45
    ),

    t
  );
}


// ============================================================
// PULSATING SLIDER
// ============================================================

function drawVerticalSlider() {

  const yy =
    yFromPhysicalY(
      currentY
    );


  stroke(85);

  strokeWeight(1);


  line(
    sliderX,
    graphTop,
    sliderX,
    graphBottom
  );


  line(
    sliderX - 4,
    graphTop,
    sliderX + 4,
    graphTop
  );


  line(
    sliderX - 4,
    graphBottom,
    sliderX + 4,
    graphBottom
  );


  noStroke();

  fill(55);

  fontSize(
    FS_SMALL
  );


  textAlign(
    LEFT,
    CENTER
  );


  text(
    "y = h",
    sliderX + 8,
    graphTop
  );


  text(
    "y = 0",
    sliderX + 8,
    graphBottom
  );


  // ----------------------------------------------------------
  // pulse
  // ----------------------------------------------------------

  const pulse =

    0.5

    +

    0.5
    *
    Math.sin(
      frameCount
      *
      0.07
    );


  const pulseDiameter =
    18
    +
    10
    *
    pulse;


  const pulseAlpha =
    95
    -
    65
    *
    pulse;


  noFill();

  stroke(
    25,
    80,
    210,
    pulseAlpha
  );


  strokeWeight(
    1.2
  );


  circle(
    sliderX,
    yy,
    pulseDiameter
  );


  fill(255);

  stroke(
    25,
    80,
    210
  );


  strokeWeight(
    1.4
  );


  circle(
    sliderX,
    yy,
    14
  );


  noStroke();

  fill(
    25,
    80,
    210
  );


  circle(
    sliderX,
    yy,
    5
  );


  fill(
    25,
    75,
    190
  );


  fontSize(
    FS_TINY
  );


  textAlign(
    LEFT,
    CENTER
  );


  text(
    `${currentY.toFixed(0)} mm`,
    sliderX + 8,
    yy
  );
}


// ============================================================
// CURRENT HEIGHT GUIDE
// ============================================================

function drawCurrentHeightGuide() {

  const yy =
    yFromPhysicalY(
      currentY
    );


  stroke(
    60,
    90,
    160,
    38
  );


  strokeWeight(
    0.7
  );


  drawingContext.setLineDash(
    [
      4,
      4
    ]
  );


  line(
    sliderX,
    yy,
    sigmaContourX + contourW,
    yy
  );


  drawingContext.setLineDash(
    []
  );
}


// ============================================================
// RESULT GRAPH
// ============================================================

function drawGraph(
  x0,
  title,
  axisLabel,
  exactFunction,
  range,
  exactCurrent,
  femCurrent,
  field
) {

  const left =
    x0;


  const right =
    x0
    +
    plotW;


  const minValue =
    range.min;


  const maxValue =
    range.max;


  noStroke();

  fill(30);

  fontSize(
    FS_BASE
  );


  textAlign(
    CENTER,
    BOTTOM
  );


  text(
    title,
    left + plotW / 2,
    graphTop - 8
  );


  // ----------------------------------------------------------
  // frame
  // ----------------------------------------------------------

  noFill();

  stroke(115);

  strokeWeight(
    0.65
  );


  rect(
    left,
    graphTop,
    plotW,
    graphBottom - graphTop
  );


  // ----------------------------------------------------------
  // y grid
  // ----------------------------------------------------------

  const heightTicks = [
    0,
    500,
    1000,
    1500,
    2000,
    2500,
    3000
  ];


  for (
    const physicalY
    of heightTicks
  ) {

    const yy =
      yFromPhysicalY(
        physicalY
      );


    stroke(232);

    strokeWeight(
      0.55
    );


    line(
      left,
      yy,
      right,
      yy
    );


    noStroke();

    fill(90);

    fontSize(
      FS_XTINY
    );


    textAlign(
      RIGHT,
      CENTER
    );


    text(
      physicalY,
      left - 4,
      yy
    );
  }


  // ----------------------------------------------------------
  // zero line
  // ----------------------------------------------------------

  if (
    minValue < 0
    &&
    maxValue > 0
  ) {

    const zeroX =
      map(
        0,
        minValue,
        maxValue,
        left,
        right
      );


    stroke(215);

    strokeWeight(
      0.6
    );


    line(
      zeroX,
      graphTop,
      zeroX,
      graphBottom
    );
  }


  // ----------------------------------------------------------
  // exact
  // ----------------------------------------------------------

  if (
    showExact
  ) {

    noFill();

    stroke(
      25,
      90,
      225
    );


    strokeWeight(
      1.6
    );


    beginShape();


    for (
      let i = 0;
      i <= 220;
      i++
    ) {

      const physicalY =
        h
        *
        i
        /
        220;


      const value =
        exactFunction(
          physicalY
        );


      vertex(

        map(
          value,
          minValue,
          maxValue,
          left,
          right
        ),

        yFromPhysicalY(
          physicalY
        )
      );
    }


    endShape();
  }


  // ----------------------------------------------------------
  // FEM
  // ----------------------------------------------------------

  if (
    showFEM
  ) {

    drawFEMFieldCurve(
      left,
      minValue,
      maxValue,
      field
    );
  }


  // ----------------------------------------------------------
  // selected height markers
  // ----------------------------------------------------------

  const py =
    yFromPhysicalY(
      currentY
    );


  if (
    showExact
  ) {

    fill(255);

    stroke(
      25,
      90,
      225
    );


    strokeWeight(
      1.4
    );


    circle(

      map(
        exactCurrent,
        minValue,
        maxValue,
        left,
        right
      ),

      py,

      7
    );
  }


  if (
    showFEM
  ) {

    noStroke();

    fill(
      235,
      45,
      35
    );


    circle(

      map(
        femCurrent,
        minValue,
        maxValue,
        left,
        right
      ),

      py,

      5
    );
  }


  drawMovingValues(
    left,
    py,
    exactCurrent,
    femCurrent
  );


  // ----------------------------------------------------------
  // x axis
  // ----------------------------------------------------------

  noStroke();

  fill(60);

  fontSize(
    FS_TINY
  );


  textAlign(
    CENTER,
    TOP
  );


  text(
    axisLabel,
    left + plotW / 2,
    graphBottom + 17
  );


  drawValueTick(
    left,
    minValue
  );


  drawValueTick(
    right,
    maxValue
  );


  if (
    minValue < 0
    &&
    maxValue > 0
  ) {

    drawValueTick(

      map(
        0,
        minValue,
        maxValue,
        left,
        right
      ),

      0
    );
  }
}


// ============================================================
// MOVING VALUES
// ============================================================

function drawMovingValues(
  left,
  y,
  exactValue,
  femValue
) {

  fontSize(
    FS_XTINY
  );


  const exactText =
    `Ex ${formatFieldValue(exactValue)}`;


  const femText =
    `FEM ${formatFieldValue(femValue)}`;


  const gap =
    4;


  const exactWidth =
    showExact

      ? textWidth(
          exactText
        )

      : 0;


  const femWidth =
    showFEM

      ? textWidth(
          femText
        )

      : 0;


  const totalWidth =

    exactWidth

    +

    femWidth

    +

    (
      showExact
      &&
      showFEM
        ? gap
        : 0
    );


  let x =
    left
    +
    (
      plotW - totalWidth
    )
    /
    2;


  const textY =
    constrain(
      y - 9,
      graphTop + 9,
      graphBottom - 6
    );


  textAlign(
    LEFT,
    CENTER
  );


  if (
    showExact
  ) {

    noStroke();

    fill(
      20,
      80,
      205
    );


    text(
      exactText,
      x,
      textY
    );


    x +=
      exactWidth
      +
      gap;
  }


  if (
    showFEM
  ) {

    noStroke();

    fill(
      205,
      40,
      30
    );


    text(
      femText,
      x,
      textY
    );
  }
}


// ============================================================
// FEM FIELD CURVE
// ============================================================

function drawFEMFieldCurve(
  left,
  minValue,
  maxValue,
  field
) {

  // ==========================================================
  // DISPLACEMENT
  // ==========================================================

  if (
    field === "v"
  ) {

    const data =
      femData.centerline;


    stroke(
      235,
      45,
      35
    );


    strokeWeight(
      1.2
    );


    noFill();


    drawingContext.setLineDash(
      [
        5,
        3
      ]
    );


    beginShape();


    for (
      let k = 0;
      k < data.ys.length;
      k++
    ) {

      vertex(

        map(
          data.v[k],
          minValue,
          maxValue,
          left,
          left + plotW
        ),

        yFromPhysicalY(
          data.ys[k]
        )
      );
    }


    endShape();


    drawingContext.setLineDash(
      []
    );


    return;
  }


  // ==========================================================
  // ONE-POINT INTEGRATION
  //
  // constant stress / strain per element
  // ==========================================================

  if (
    integrationPoints === 1
  ) {

    const dy =
      h
      /
      ny;


    stroke(
      235,
      45,
      35
    );


    strokeWeight(
      1.1
    );


    drawingContext.setLineDash(
      [
        5,
        3
      ]
    );


    let previousX =
      null;


    for (
      let j = 0;
      j < ny;
      j++
    ) {

      const yMid =
        (
          j + 0.5
        )
        *
        dy;


      const q =
        getFEMValueAt(
          yMid
        );


      const value =
        field === "eps"

          ? q.eps

          : q.sigma;


      const xx =
        map(
          value,
          minValue,
          maxValue,
          left,
          left + plotW
        );


      const y1 =
        yFromPhysicalY(
          j * dy
        );


      const y2 =
        yFromPhysicalY(
          (j + 1) * dy
        );


      line(
        xx,
        y1,
        xx,
        y2
      );


      if (
        previousX !== null
      ) {

        line(
          previousX,
          y1,
          xx,
          y1
        );
      }


      noStroke();

      fill(
        235,
        45,
        35
      );


      circle(

        xx,

        yFromPhysicalY(
          yMid
        ),

        ny >= 10
          ? 2.2
          : 3.4
      );


      stroke(
        235,
        45,
        35
      );


      previousX =
        xx;
    }


    drawingContext.setLineDash(
      []
    );


    return;
  }


  // ==========================================================
  // FOUR-POINT INTEGRATION
  // ==========================================================

  const data =
    femData.centerline;


  const values =
    field === "eps"

      ? data.eps

      : data.sigma;


  stroke(
    235,
    45,
    35
  );


  strokeWeight(
    1.1
  );


  noFill();


  drawingContext.setLineDash(
    [
      5,
      3
    ]
  );


  let start = 0;


  while (
    start < data.ys.length
  ) {

    const currentElement =
      data.eid[start];


    let end =
      start;


    while (

      end + 1 < data.ys.length

      &&

      data.eid[
        end + 1
      ]
      ===
      currentElement

    ) {

      end++;
    }


    beginShape();


    for (
      let k = start;
      k <= end;
      k++
    ) {

      vertex(

        map(
          values[k],
          minValue,
          maxValue,
          left,
          left + plotW
        ),

        yFromPhysicalY(
          data.ys[k]
        )
      );
    }


    endShape();


    start =
      end + 1;
  }


  drawingContext.setLineDash(
    []
  );


  // ----------------------------------------------------------
  // Gauss-level markers
  // ----------------------------------------------------------

  const g =
    1 /
    Math.sqrt(3);


  const dy =
    h /
    ny;


  noStroke();

  fill(
    235,
    45,
    35
  );


  for (
    let j = 0;
    j < ny;
    j++
  ) {

    const yCentre =
      (
        j + 0.5
      )
      *
      dy;


    const halfH =
      0.5
      *
      dy;


    const yGP1 =
      yCentre
      -
      g
      *
      halfH;


    const yGP2 =
      yCentre
      +
      g
      *
      halfH;


    const q1 =
      getFEMValueAt(
        yGP1
      );


    const q2 =
      getFEMValueAt(
        yGP2
      );


    const value1 =
      field === "eps"

        ? q1.eps

        : q1.sigma;


    const value2 =
      field === "eps"

        ? q2.eps

        : q2.sigma;


    circle(

      map(
        value1,
        minValue,
        maxValue,
        left,
        left + plotW
      ),

      yFromPhysicalY(
        yGP1
      ),

      ny >= 10
        ? 1.8
        : 3
    );


    circle(

      map(
        value2,
        minValue,
        maxValue,
        left,
        left + plotW
      ),

      yFromPhysicalY(
        yGP2
      ),

      ny >= 10
        ? 1.8
        : 3
    );
  }
}


// ============================================================
// GRAPH RANGE
// ============================================================

function getCombinedRange(
  exactFunction,
  field
) {

  let minValue =
    Infinity;


  let maxValue =
    -Infinity;


  for (
    let i = 0;
    i <= 250;
    i++
  ) {

    const value =
      exactFunction(
        i
        *
        h
        /
        250
      );


    minValue =
      Math.min(
        minValue,
        value
      );


    maxValue =
      Math.max(
        maxValue,
        value
      );
  }


  const values =
    field === "v"

      ? femData.centerline.v

      : field === "eps"

        ? femData.centerline.eps

        : femData.centerline.sigma;


  for (
    const value
    of values
  ) {

    minValue =
      Math.min(
        minValue,
        value
      );


    maxValue =
      Math.max(
        maxValue,
        value
      );
  }


  minValue =
    Math.min(
      minValue,
      0
    );


  maxValue =
    Math.max(
      maxValue,
      0
    );


  let span =
    maxValue
    -
    minValue;


  if (
    Math.abs(
      span
    )
    <
    1e-14
  ) {

    const reference =
      Math.max(
        Math.abs(
          maxValue
        ),
        1e-6
      );


    minValue -=
      0.25
      *
      reference;


    maxValue +=
      0.25
      *
      reference;


    span =
      maxValue
      -
      minValue;
  }


  const padding =
    0.12
    *
    span;


  return {

    min:
      minValue
      -
      padding,

    max:
      maxValue
      +
      padding
  };
}


// ============================================================
// CONTROLS
// ============================================================

function drawControls() {

  controlHits = [];


  noStroke();

  fill(247);


  rect(
    controlsX,
    controlsY,
    controlsW,
    controlsH,
    5
  );


  const row1 =
    controlsY + 27;


  const row2 =
    controlsY + 70;


  drawToggle(
    25,
    row1,
    "Exact",
    showExact,
    "exact"
  );


  drawToggle(
    100,
    row1,
    "FEM",
    showFEM,
    "fem"
  );


  drawToggle(
    170,
    row1,
    "Body",
    bodyForceOn,
    "body"
  );


  drawToggle(
    245,
    row1,
    "Full bottom",
    fullBottomFixed,
    "bottom"
  );


  drawIntegrationToggle(
    390,
    row1
  );


  drawNumberButtons(
    25,
    row2,
    "nx",
    nxOptions,
    nx,
    "nx"
  );


  drawNumberButtons(
    105,
    row2,
    "ny",
    nyOptions,
    ny,
    "ny"
  );
}


// ============================================================
// INTEGRATION TOGGLE
// ============================================================

function drawIntegrationToggle(
  x,
  y
) {

  fontSize(
    FS_BASE
  );


  noStroke();

  fill(45);


  textAlign(
    LEFT,
    CENTER
  );


  text(
    "Int",
    x,
    y
  );


  const oneX =
    x
    +
    textWidth(
      "Int"
    )
    +
    8;


  fontSize(
    FS_SMALL
  );


  fill(
    integrationPoints === 1
      ? 25
      : 105
  );


  text(
    "1",
    oneX,
    y
  );


  const switchX =
    oneX
    +
    textWidth(
      "1"
    )
    +
    7;


  const switchY =
    y - 8;


  const switchW =
    30;


  const switchH =
    16;


  fill(
    55,
    120,
    215
  );


  stroke(145);

  strokeWeight(
    0.7
  );


  rect(
    switchX,
    switchY,
    switchW,
    switchH,
    10
  );


  const knobX =
    integrationPoints === 4

      ? switchX
        +
        switchW
        -
        8

      : switchX
        +
        8;


  fill(255);

  stroke(125);

  strokeWeight(
    0.65
  );


  circle(
    knobX,
    switchY + switchH / 2,
    13
  );


  noStroke();

  fontSize(
    FS_SMALL
  );


  fill(
    integrationPoints === 4
      ? 25
      : 105
  );


  text(
    "4",
    switchX + switchW + 7,
    y
  );


  controlHits.push({

    type:
      "toggle",

    key:
      "integration",

    x,

    y:
      y - 13,

    w:
      (
        switchX
        +
        switchW
        +
        7
        +
        textWidth(
          "4"
        )
      )
      -
      x,

    h:
      26
  });
}


// ============================================================
// NORMAL TOGGLE
// ============================================================

function drawToggle(
  x,
  y,
  label,
  active,
  key
) {

  fontSize(
    FS_BASE
  );


  noStroke();

  fill(45);


  textAlign(
    LEFT,
    CENTER
  );


  text(
    label,
    x,
    y
  );


  const labelWidth =
    textWidth(
      label
    );


  const switchX =
    x
    +
    labelWidth
    +
    8;


  const switchY =
    y - 8;


  const switchW =
    30;


  const switchH =
    16;


  fill(

    active

      ? color(
          55,
          120,
          215
        )

      : color(
          224
        )
  );


  stroke(145);

  strokeWeight(
    0.7
  );


  rect(
    switchX,
    switchY,
    switchW,
    switchH,
    10
  );


  const knobX =
    active

      ? switchX
        +
        switchW
        -
        8

      : switchX
        +
        8;


  fill(255);

  stroke(125);

  strokeWeight(
    0.65
  );


  circle(
    knobX,
    switchY + switchH / 2,
    13
  );


  controlHits.push({

    type:
      "toggle",

    key,

    x,

    y:
      y - 13,

    w:
      labelWidth
      +
      8
      +
      switchW,

    h:
      26
  });
}


// ============================================================
// NUMBER BUTTONS
// ============================================================

function drawNumberButtons(
  x,
  y,
  label,
  options,
  current,
  key
) {

  fontSize(
    FS_BASE
  );


  noStroke();

  fill(45);


  textAlign(
    LEFT,
    CENTER
  );


  text(
    label,
    x,
    y
  );


  let buttonX =
    x
    +
    textWidth(
      label
    )
    +
    9;


  for (
    const value
    of options
  ) {

    const buttonW =
      value >= 10
        ? 20
        : 17;


    const buttonH =
      20;


    if (
      value === current
    ) {

      noStroke();

      fill(218);


      rect(
        buttonX,
        y - buttonH / 2,
        buttonW,
        buttonH,
        4
      );
    }


    noStroke();


    fill(
      value === current
        ? 25
        : 105
    );


    fontSize(
      FS_SMALL
    );


    textAlign(
      CENTER,
      CENTER
    );


    text(
      value,
      buttonX + buttonW / 2,
      y
    );


    controlHits.push({

      type:
        "number",

      key,

      value,

      x:
        buttonX,

      y:
        y - buttonH / 2,

      w:
        buttonW,

      h:
        buttonH
    });


    buttonX +=
      buttonW
      +
      2;
  }
}


// ============================================================
// MOUSE
// ============================================================

function mousePressed() {

  // ----------------------------------------------------------
  // slider
  // ----------------------------------------------------------

  if (

    Math.abs(
      mouseX - sliderX
    )
    <
    18

    &&

    mouseY >= graphTop

    &&

    mouseY <= graphBottom

  ) {

    sliderDragging =
      true;


    currentY =
      physicalYFromScreen(
        mouseY
      );


    return;
  }


  // ----------------------------------------------------------
  // controls
  // ----------------------------------------------------------

  for (
    const hit
    of controlHits
  ) {

    if (

      !insideRect(

        mouseX,
        mouseY,

        hit.x,
        hit.y,
        hit.w,
        hit.h
      )

    ) {

      continue;
    }


    if (
      hit.type === "toggle"
    ) {

      if (
        hit.key === "exact"
      ) {

        showExact =
          !showExact;
      }


      if (
        hit.key === "fem"
      ) {

        showFEM =
          !showFEM;
      }


      if (
        hit.key === "body"
      ) {

        bodyForceOn =
          !bodyForceOn;


        updateFEM();
      }


      if (
        hit.key === "bottom"
      ) {

        fullBottomFixed =
          !fullBottomFixed;


        updateFEM();
      }


      if (
        hit.key === "integration"
      ) {

        integrationPoints =

          integrationPoints === 4

            ? 1

            : 4;


        updateFEM();
      }


      return;
    }


    if (
      hit.type === "number"
    ) {

      if (
        hit.key === "nx"
      ) {

        nx =
          hit.value;
      }


      if (
        hit.key === "ny"
      ) {

        ny =
          hit.value;
      }


      updateFEM();


      return;
    }
  }
}


// ============================================================
// MOUSE DRAG
// ============================================================

function mouseDragged() {

  if (
    sliderDragging
  ) {

    currentY =
      physicalYFromScreen(
        mouseY
      );
  }
}


// ============================================================
// MOUSE RELEASE
// ============================================================

function mouseReleased() {

  sliderDragging =
    false;
}


// ============================================================
// HIT TEST
// ============================================================

function insideRect(
  x,
  y,
  rx,
  ry,
  rw,
  rh
) {

  return (

    x >= rx

    &&

    x <= rx + rw

    &&

    y >= ry

    &&

    y <= ry + rh
  );
}


// ============================================================
// COORDINATE MAPPING
// ============================================================

function yFromPhysicalY(y) {

  return map(

    y,

    0,
    h,

    graphBottom,
    graphTop
  );
}


function physicalYFromScreen(y) {

  return map(

    constrain(
      y,
      graphTop,
      graphBottom
    ),

    graphBottom,
    graphTop,

    0,
    h
  );
}


// ============================================================
// ARROW
// ============================================================

function drawArrow(
  x1,
  y1,
  x2,
  y2,
  arrowColor
) {

  stroke(
    arrowColor
  );


  strokeWeight(
    1
  );


  line(
    x1,
    y1,
    x2,
    y2
  );


  const angle =
    Math.atan2(
      y2 - y1,
      x2 - x1
    );


  push();


  translate(
    x2,
    y2
  );


  rotate(
    angle
  );


  fill(
    arrowColor
  );


  noStroke();


  triangle(

    0,
    0,

    -4,
    -2.2,

    -4,
    2.2
  );


  pop();
}


// ============================================================
// GRAPH TICK
// ============================================================

function drawValueTick(
  px,
  value
) {

  stroke(105);

  strokeWeight(
    0.6
  );


  line(
    px,
    graphBottom,
    px,
    graphBottom + 4
  );


  noStroke();

  fill(80);

  fontSize(
    FS_XTINY
  );


  textAlign(
    CENTER,
    TOP
  );


  text(
    formatAxisValue(
      value
    ),
    px,
    graphBottom + 5
  );
}


// ============================================================
// BETTER NUMBER FORMATTING
//
// Prevents misleading:
//
// 0.002500 -> 0.003
//
// etc.
// ============================================================

function formatFieldValue(
  value
) {

  const a =
    Math.abs(
      value
    );


  if (
    a < 1e-14
  ) {

    return "0";
  }


  if (
    a < 1e-3
  ) {

    return value.toExponential(
      2
    );
  }


  if (
    a < 1e-2
  ) {

    return value.toFixed(
      5
    );
  }


  if (
    a < 1
  ) {

    return value.toFixed(
      4
    );
  }


  return value.toFixed(
    3
  );
}


function formatAxisValue(
  value
) {

  const a =
    Math.abs(
      value
    );


  if (
    a < 1e-14
  ) {

    return "0";
  }


  if (
    a < 1e-3
  ) {

    return value.toExponential(
      1
    );
  }


  if (
    a < 1e-2
  ) {

    return value.toFixed(
      4
    );
  }


  if (
    a < 1
  ) {

    return value.toFixed(
      3
    );
  }


  return value.toFixed(
    2
  );
}
